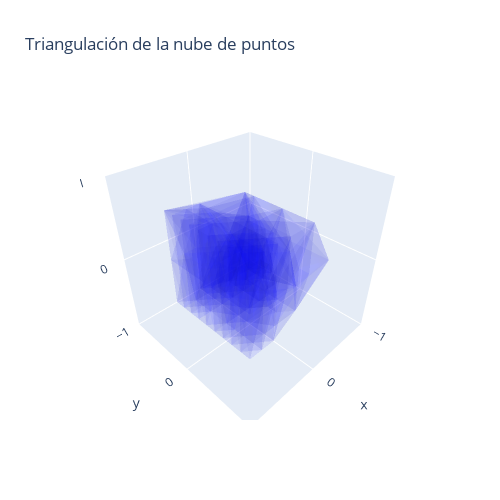

The notebook cell this image was saved under:
### Code cell
# Extraer los triángulos del esqueleto
triangles = np.array([s[0] for s in simplex_tree.get_skeleton(2) if len(s[0]) == 3])

# Crear un array de puntos para los triángulos
points_array = data_normalized[np.unique(triangles)]
X, Y, Z = points_array[:, 0], points_array[:, 1], points_array[:, 2]

# Obtener triángulos como índices relativos a los puntos únicos usados
tri_indices = {idx: i for i, idx in enumerate(np.unique(triangles))}
triangles_indices = np.array([[tri_indices[idx] for idx in tri] for tri in triangles])

# Graficar el complejo
fig = go.Figure(data=[
    go.Mesh3d(
        x=X,
        y=Y,
        z=Z,
        i=triangles_indices[:, 0],
        j=triangles_indices[:, 1],
        k=triangles_indices[:, 2],
        color='blue',
        opacity=0.05
    )
])

fig.update_layout(
    title = 'Triangulación de la nube de puntos',
    width=500,
    height=500,
    scene=dict(
        xaxis=dict(nticks=4, range=[-1,1]),
        yaxis=dict(nticks=4, range=[-1,1]),
        zaxis=dict(nticks=4, range=[-1,1])
    )
)
fig.show()

### Figure 1 — Plotly figure (JSON) as saved in the notebook; plotly's stock layout.template omitted (floating-point values rounded to 4 significant figures; data arrays with more than 128 entries replaced by an {"elided": "..."} marker saying what was removed)
{"data": [{"color": "blue", "i": {"elided": "1066 int values"}, "j": {"elided": "1066 int values"}, "k": {"elided": "1066 int values"}, "opacity": 0.05, "type": "mesh3d", "x": {"elided": "143 float values"}, "y": {"elided": "143 float values"}, "z": {"elided": "143 float values"}}], "layout": {"height": 500, "scene": {"xaxis": {"nticks": 4, "range": [-1, 1]}, "yaxis": {"nticks": 4, "range": [-1, 1]}, "zaxis": {"nticks": 4, "range": [-1, 1]}}, "title": {"text": "Triangulación de la nube de puntos"}, "width": 500}}
